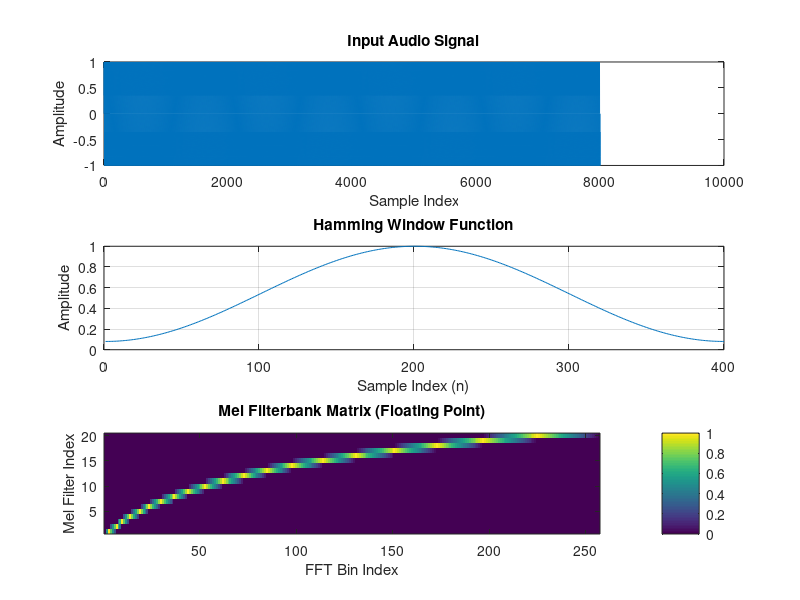

The MATLAB script that drew this image:
% ==============================================================================
% FPGA Speech Recognition - Coefficient Generator & Fixed-Point Simulator
% ==============================================================================
% 1. Loads a WAV audio file or generates a test audio signal.
% 2. Calculates MFCC features (Pre-emphasis -> Window -> FFT -> Mel -> DCT).
% 3. Quantizes the Mel-Filterbank Matrix for the FPGA (Fixed-Point).
% 4. Generates VHDL constant arrays for the hardware implementation.
% ==============================================================================

clear; clc; close all;

%% 1. System Parameters
Fs = 16000;             % Sampling Frequency (16 kHz)
frame_len_ms = 25;      % Frame length (25ms)
frame_step_ms = 10;     % Frame overlap step (10ms)
num_mel_filters = 20;   % Number of Mel filterbank channels
num_fft = 512;          % FFT Size (Power of 2 for efficient FPGA implementation)
pre_emph_coeff = 0.97;  % Pre-emphasis factor

% --- Fixed-Point Parameters for FPGA ---
% We use Q15 format (1 sign bit, 15 fractional bits) roughly,
% but here we simply scale by 2^12 to keep values within 16-bit integer range.
FPGA_SCALE_FACTOR = 2^12;

%% 2. Load Real Audio Signal (Test Bench Input) or Generate Synthetic
% Specify the path to your WAV file.
% IMPORTANT: Change this path to your actual audio file.
audio_file_path = 'speech.wav'; % <--- CHANGE THIS TO YOUR WAV FILE PATH!

% --- Choose one of the following two options ---

% OPTION 1: Load a WAV file
if exist(audio_file_path, 'file')
    fprintf('Loading audio from %s...\n', audio_file_path);
    [audio_sig, Fs_in] = audioread(audio_file_path);

    % Ensure the audio is a single channel (mono) if it's stereo
    if size(audio_sig, 2) > 1
        audio_sig = mean(audio_sig, 2); % Convert to mono by averaging channels
    end

    % Resample if the WAV file's sampling rate is different from our target Fs
    if Fs_in ~= Fs
        fprintf('Resampling audio from %d Hz to %d Hz...\n', Fs_in, Fs);
        audio_sig = resample(audio_sig, Fs, Fs_in);
    end
else
    % OPTION 2: Generate Synthetic Audio Signal if WAV file not found
    warning('Audio file "%s" not found. Generating synthetic test signal instead.', audio_file_path);
    t = 0:1/Fs:0.5; % 0.5 seconds of audio
    audio_sig = 0.5 * sin(2*pi*1000*t) + 0.3 * sin(2*pi*3000*t);
end

% Normalize (important for both loaded and synthetic signals)
audio_sig = audio_sig / max(abs(audio_sig));


%% 3. Feature Extraction Simulation (Floating Point - The "Golden" Reference)

% A. Pre-emphasis
sig_pre = filter([1 -pre_emph_coeff], 1, audio_sig);

% B. Framing & Windowing
% Note: For this script, we calculate frame parameters but don't perform
% full frame-by-frame MFCC calculation as the primary goal is filterbank coefficients.
frame_len = round(frame_len_ms * 1e-3 * Fs);
frame_step = round(frame_step_ms * 1e-3 * Fs);
num_frames = floor((length(sig_pre) - frame_len) / frame_step) + 1;

% Generate Hamming Window
% Equation: w(n) = 0.54 - 0.46 * cos(2*pi*n/(N-1))
n_idx = 0:(frame_len-1);
hamming_window = 0.54 - 0.46 * cos(2*pi*n_idx/(frame_len-1));

% C. Create Mel Filterbank Matrix
% This matrix maps FFT bins (Linear Hz) to Mel bins (Perceptual Pitch)
f_min = 0; f_max = Fs/2;
mel_min = 1125 * log(1 + f_min/700);
mel_max = 1125 * log(1 + f_max/700);
mel_points = linspace(mel_min, mel_max, num_mel_filters + 2);
hz_points = 700 * (exp(mel_points/1125) - 1);
bin_points = floor((num_fft + 1) * hz_points / Fs);

mel_filterbank = zeros(num_mel_filters, floor(num_fft/2 + 1));

for m = 2:(num_mel_filters + 1)
    left = bin_points(m-1);
    center = bin_points(m);
    right = bin_points(m+1);

    % Create ascending slope
    for k = left:center
        if (bin_points(m) - bin_points(m-1)) ~= 0
            mel_filterbank(m-1, k+1) = (k - bin_points(m-1)) / (bin_points(m) - bin_points(m-1));
        end
    end
    % Create descending slope
    for k = center:right
        if (bin_points(m+1) - bin_points(m)) ~= 0
            mel_filterbank(m-1, k+1) = (bin_points(m+1) - k) / (bin_points(m+1) - bin_points(m));
        end
    end
end

%% 4. Fixed-Point Conversion (The "Bridge" to VHDL)
% The FPGA cannot handle floating point matrices easily.
% We scale them up and round to integers.

mel_filterbank_fixed = round(mel_filterbank * FPGA_SCALE_FACTOR);
hamming_window_fixed = round(hamming_window * FPGA_SCALE_FACTOR);

% Check for overflow (assuming 16-bit signed integers in FPGA: -32768 to 32767)
if max(max(mel_filterbank_fixed)) > 32767 || min(min(mel_filterbank_fixed)) < -32768
    warning('Mel Coefficients exceed 16-bit signed integer range! Reduce FPGA_SCALE_FACTOR.');
end

if max(hamming_window_fixed) > 32767 || min(hamming_window_fixed) < -32768
    warning('Window Coefficients exceed 16-bit signed integer range! Reduce FPGA_SCALE_FACTOR.');
end

%% 5. VHDL Code Generation
% This section prints text to the Command Window that you can copy-paste into your VHDL file.

fprintf('\n------------------------------------------------------------\n');
fprintf('COPY THE FOLLOWING INTO YOUR VHDL PACKAGE / ROM FILE:\n');
fprintf('------------------------------------------------------------\n\n');

fprintf('-- FPGA Fixed-Point Parameters\n');
fprintf('constant C_FS : integer := %d;\n', Fs);
fprintf('constant C_FRAME_LEN_MS : integer := %d;\n', frame_len_ms);
fprintf('constant C_FRAME_STEP_MS : integer := %d;\n', frame_step_ms);
fprintf('constant C_PRE_EMPH_COEFF : integer := %d; -- Scaled by %d\n', round(pre_emph_coeff * FPGA_SCALE_FACTOR), FPGA_SCALE_FACTOR);
fprintf('constant C_SCALE_FACTOR : integer := %d;\n', FPGA_SCALE_FACTOR);
fprintf('constant C_NUM_MEL_FILTERS  : integer := %d;\n', num_mel_filters);
fprintf('constant C_FFT_BIN_SIZE : integer := %d;\n\n', floor(num_fft/2 + 1));

fprintf('-- Hamming Window Coefficients\n');
fprintf('-- Format: Fixed-Point Q%d.%d (Scaled by %d)\n', ...
    16 - round(log2(FPGA_SCALE_FACTOR)), round(log2(FPGA_SCALE_FACTOR)), FPGA_SCALE_FACTOR);
fprintf('type window_type is array (0 to %d) of signed(15 downto 0);\n', frame_len-1);
fprintf('constant HAMMING_WINDOW : window_type := (\n  ');

for i = 1:length(hamming_window_fixed)
    if i == length(hamming_window_fixed)
        fprintf('%d', hamming_window_fixed(i));
    else
        fprintf('%d, ', hamming_window_fixed(i));
        if mod(i, 12) == 0
             fprintf('\n  ');
        end
    end
end
fprintf(');\n\n');

fprintf('-- Mel Filterbank Coefficients (Flattened or 2D Array)\n');
fprintf('-- Format: Fixed-Point Q%d.%d (Scaled by %d). Values are signed 16-bit integers.\n', ...
    16 - round(log2(FPGA_SCALE_FACTOR)), round(log2(FPGA_SCALE_FACTOR)), FPGA_SCALE_FACTOR);
fprintf('type mel_matrix_type is array (0 to %d, 0 to %d) of signed(15 downto 0);\n', num_mel_filters-1, floor(num_fft/2));
fprintf('constant MEL_FILTERS : mel_matrix_type := (\n');

for i = 1:num_mel_filters
    fprintf('  (');
    row_data = mel_filterbank_fixed(i, :);
    for j = 1:length(row_data)
        if j == length(row_data)
            fprintf('%d', row_data(j));
        else
            fprintf('%d, ', row_data(j));
        end
    end

    if i == num_mel_filters
        fprintf(')\n'); % End of array
    else
        fprintf('),\n');
    end
end
fprintf(');\n');

fprintf('\n-- Test Input Signal (First Frame for Simulation)\n');
fprintf('-- Paste this into the "TEST_AUDIO_DATA" constant in the package.\n');
fprintf('type audio_array_type is array (0 to %d) of signed(15 downto 0);\n', frame_len-1);
fprintf('constant TEST_AUDIO_DATA : audio_array_type := (\n  ');

% Scale audio to Fixed-Point
audio_fixed = round(audio_sig(1:frame_len) * FPGA_SCALE_FACTOR);

for i = 1:length(audio_fixed)
    if i == length(audio_fixed)
        fprintf('%d', audio_fixed(i));
    else
        fprintf('%d, ', audio_fixed(i));
        if mod(i, 12) == 0
             fprintf('\n  ');
        end
    end
end
fprintf(');\n');

fprintf('\n------------------------------------------------------------\n');
fprintf('Visualization of Coefficients (Check Figure 1)\n');
fprintf('------------------------------------------------------------\n');

%% 6. Visualization
figure;
subplot(3,1,1);
plot(audio_sig); % Plotting full signal for general overview
title('Input Audio Signal');
xlabel('Sample Index'); ylabel('Amplitude');

subplot(3,1,2);
plot(hamming_window);
title('Hamming Window Function');
xlabel('Sample Index (n)'); ylabel('Amplitude');
grid on;

subplot(3,1,3);
imagesc(mel_filterbank);
axis xy;
title('Mel Filterbank Matrix (Floating Point)');
ylabel('Mel Filter Index'); xlabel('FFT Bin Index');
colorbar;
